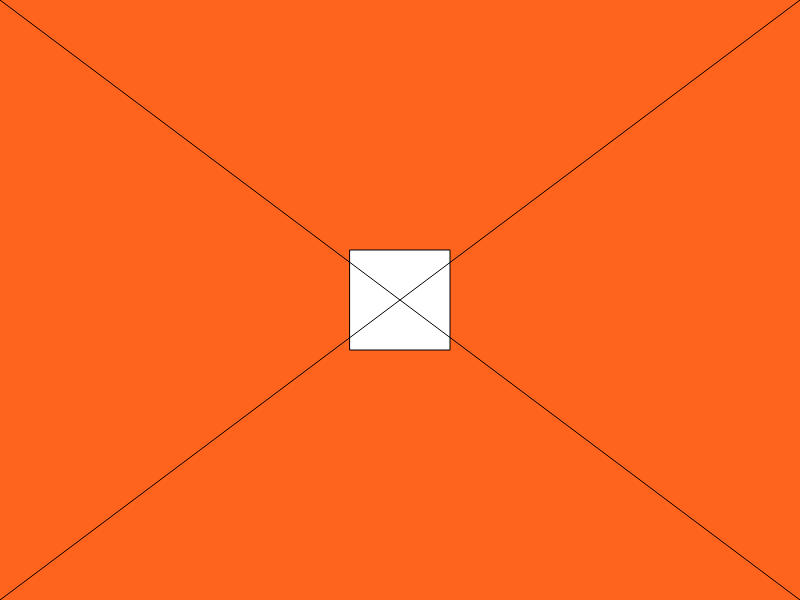
Frame 1 (no input)
Frame 60 (no input): identical to frame 1, image omitted
Frame 120 (the mouse pressed at the canvas centre since frame 60): identical to frame 1, image omitted

The p5.js sketch that drew this single still picture (run headless with seeded random() and noise() and a simulated clock; from frame 60 on, the mouse is pressed at the canvas centre):

// p5.js sketch
// ── sketch.js
// 
function setup() {
  createCanvas(800, 600);
}

function draw() {
  background(255, 100, 30);

  rectMode(CENTER);
  rect(400, 300, 100, 100);

  line(0, 0, 800, 600);
  line(800, 0, 0, 600);
}
